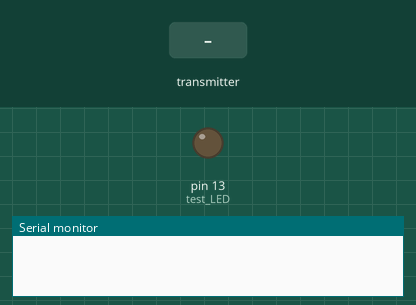
Simulated run of this sketch. Board: Arduino Mega 2560, built with avr-gcc and run on an emulated ATmega2560. Parts: output pins drawn as LEDs (lit = HIGH), the last lines printed to the serial monitor. The inputs (shaded band) are chosen by the test bench. No radio packets arrive unless stated.

Above: at 1.2 s.
1.3 s: the transmitter starts sending data.0 = 64
At 2.5 s:
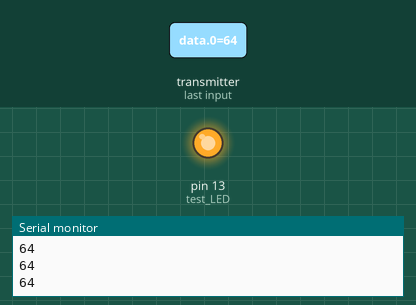
2.8 s: the transmitter starts sending data.0 = 0
At 3.8 s:
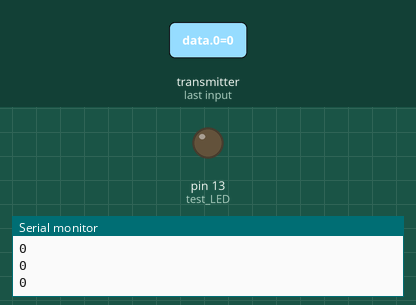
4.3 s: the transmitter starts sending data.0 = 128
At 5.0 s:
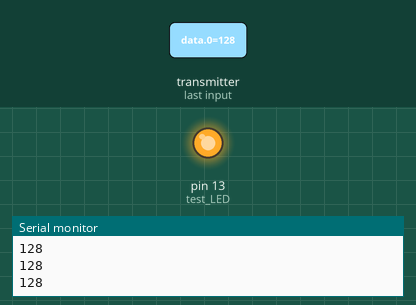
Timing chart, 0 to 7.3 s (numbered marks = the images above; inputs shaded):
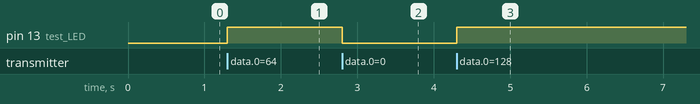

The sketch:

RobotReceiver.ino
```cpp
/*RobotReceiver.ino
  Authors: Carlotta Berry, Ricky Rung
  modified: 11/23/16
  This program will set up the laptop to use a nRF24L01 wireless transceiver to
  communicate wirelessly with a mobile robot
  the transmitter is an Arduino Mega connected to the laptop
  the receiver is on an Arduino Mega mounted on the robot

  https://www.arduino.cc/en/Hacking/PinMapping2560
  Arduino MEGA nRF24L01 connections
    CE  pin 7         CSN   pin 8
    MOSI  pin 51      MISO  pin 50
    SCK pin 52        VCC 3.3 V
    GND GND
*/

#include <SPI.h>      //include serial peripheral interface library
#include <RF24.h>     //include wireless transceiver library
#include <nRF24L01.h> //include wireless transceiver library
#include <printf.h>
#include <RF24_config.h>

// Set up the wireless transceiver pins
#define CE_PIN  7
#define CSN_PIN 8
#define test_LED 13
#define team_channel 123   //transmitter and receiver on same channel between 1 & 125

const uint64_t pipe = 0xE8E8F0F0E1LL; //define the radio transmit pipe (5 Byte configurable)
RF24 radio(CE_PIN, CSN_PIN);          //create radio object
uint8_t data[1];                      //variable to hold transmit data

void setup() {
  Serial.begin(9600);//start serial communication
  radio.begin();//start radio
  radio.setChannel(team_channel);//set the transmit and receive channels to avoid interference
  radio.openReadingPipe(1, pipe);//open up reading pipe
  radio.startListening();;//start listening for data;
  pinMode(test_LED, OUTPUT);//set LED pin as an output
}

void loop() {
  while (radio.available()) {
    radio.read(&data, sizeof(data));
    digitalWrite(test_LED, data[0]);
    Serial.println(data[0]);
  }
}
```

Measured:
- after the input at 1.3 s, pin 13 (test_LED): LOW → HIGH at once
- after the input at 2.8 s, pin 13 (test_LED): HIGH → LOW at once
- after the input at 4.3 s, pin 13 (test_LED): LOW → HIGH at once
